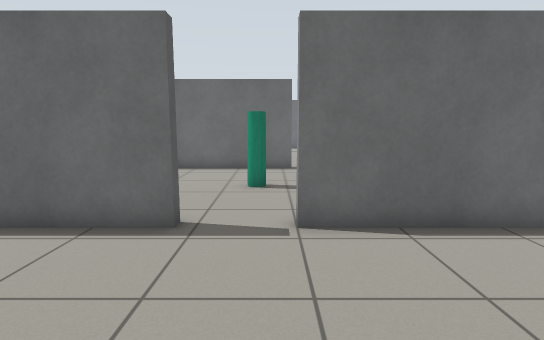
view 1 (above)

24 first-person views from a walk through a world built for the Gazebo simulator. The camera is 1 m above the floor, tilts 8° down and sees 80° across. The floor is counted in squares, 0.5 m on a side. Each view is taken from the middle of a square. On the plan, view 1 faces up. The plan holds only what a view shows up to about 18 squares ahead; the rest is blank. Robots are left out.

view 2
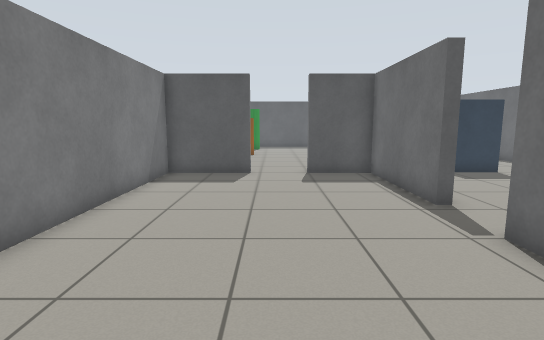

view 3
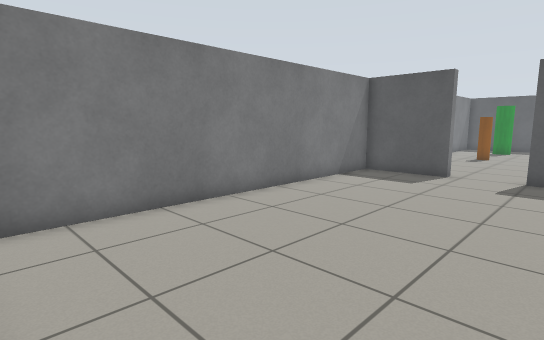

view 4
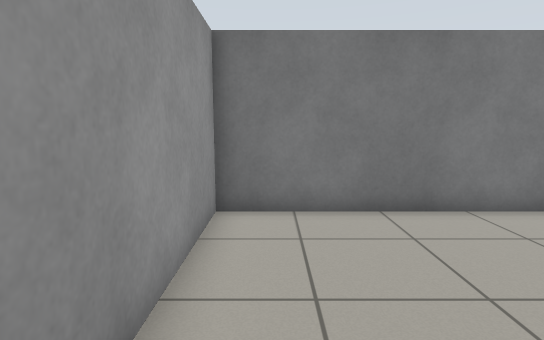

view 5
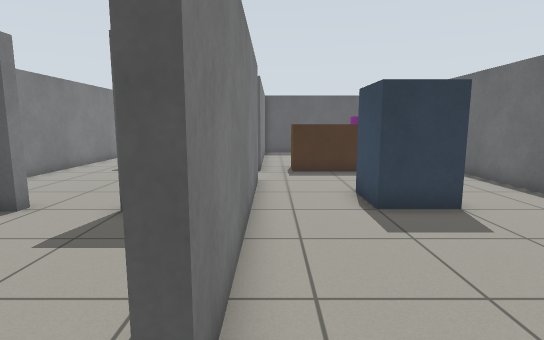

view 6
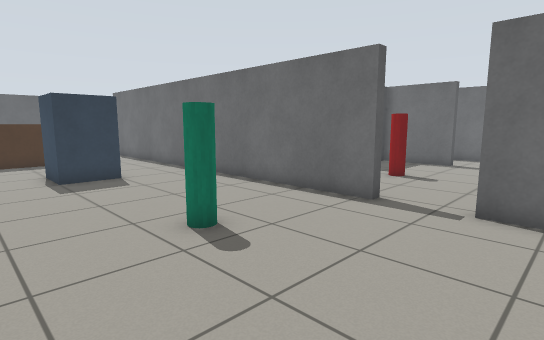

view 7
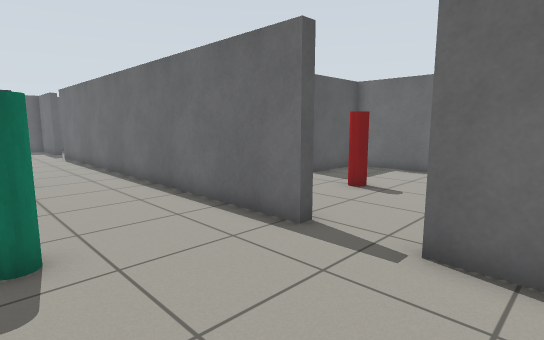

view 8
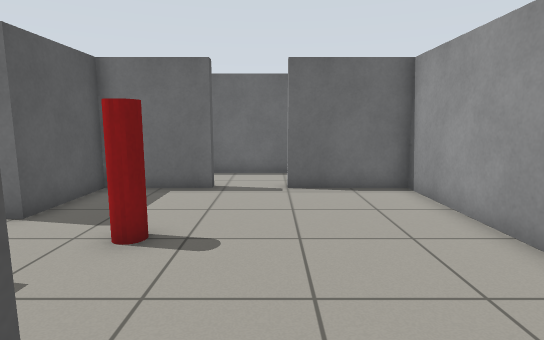

view 9
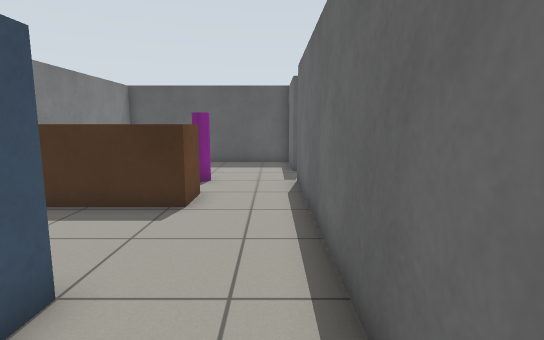

view 10
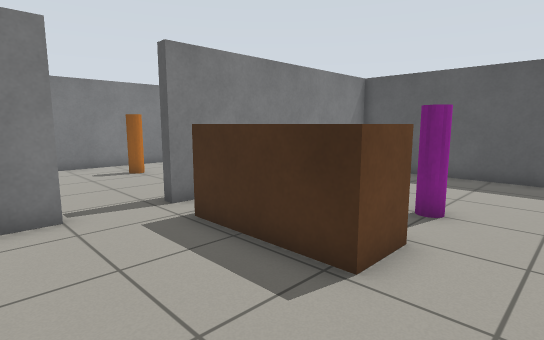

view 11
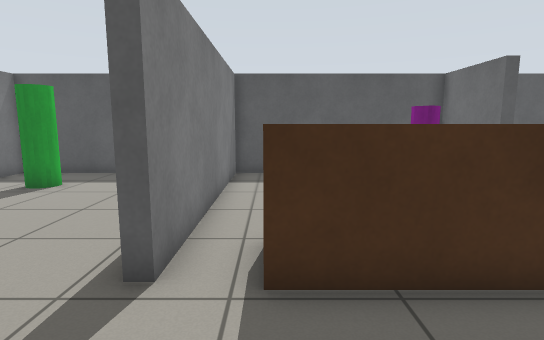

view 12
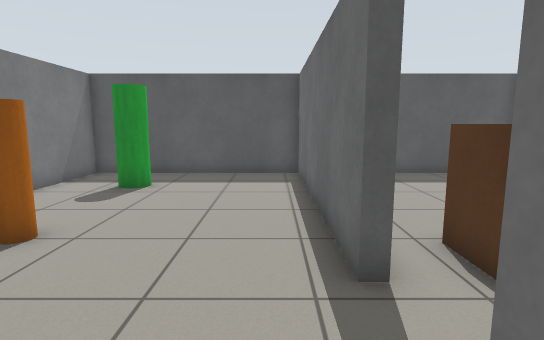

view 13
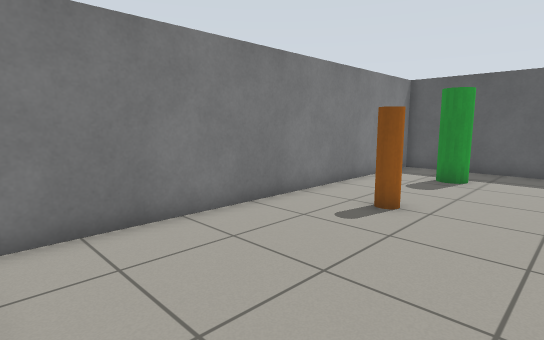

view 14
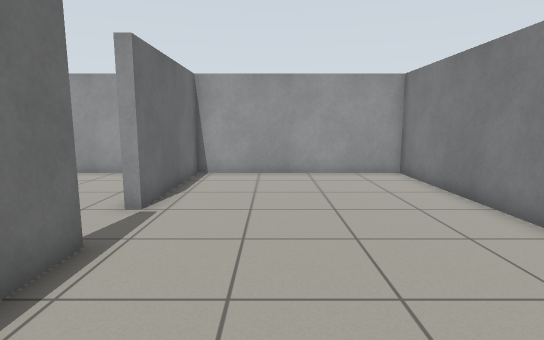

view 15
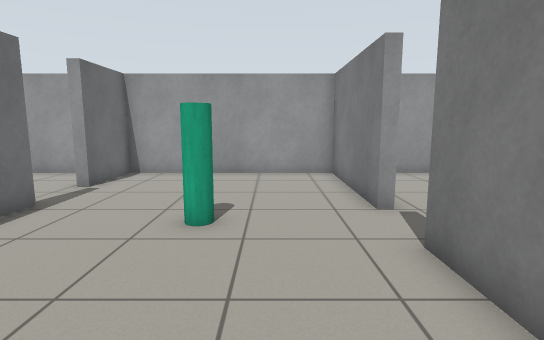

view 16
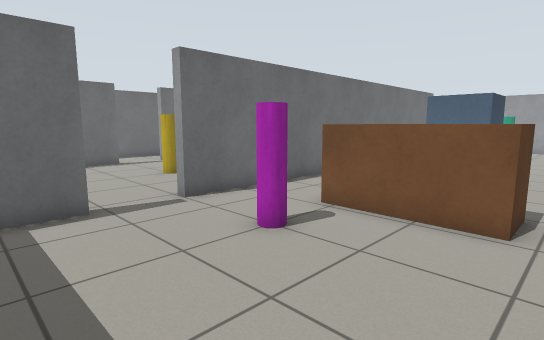

view 17
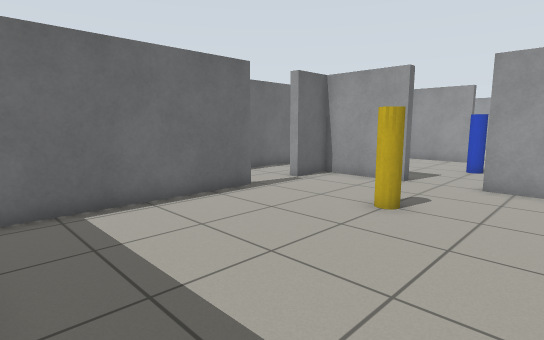

view 18
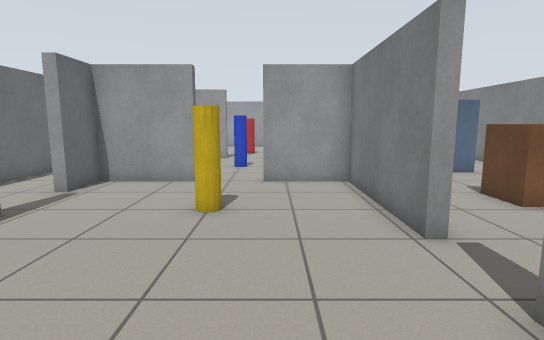

view 19
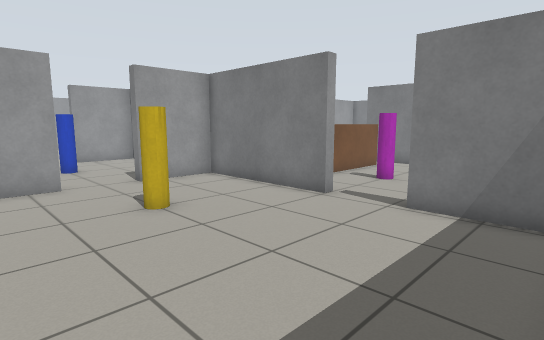

view 20
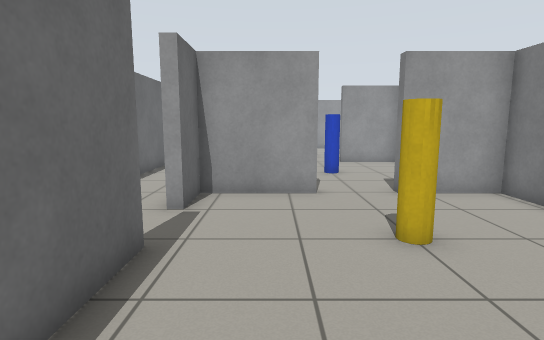

view 21
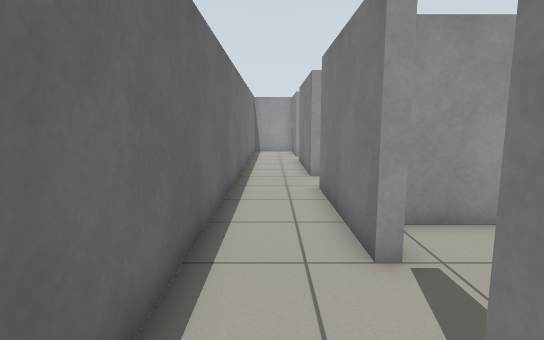

view 22
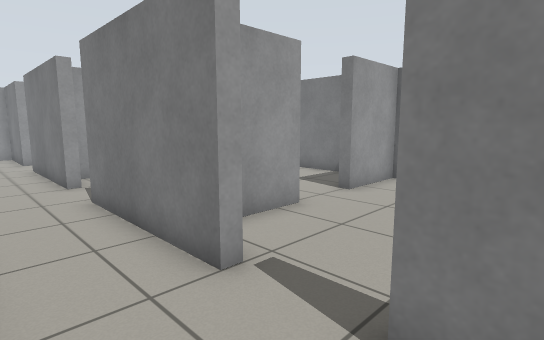

view 23
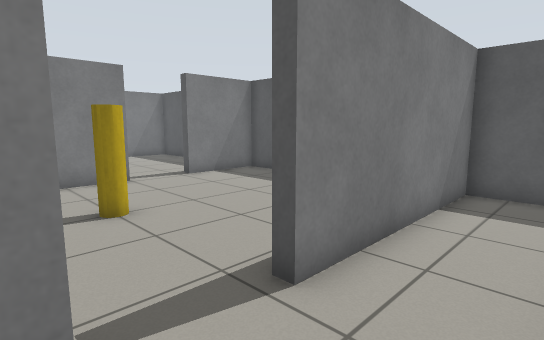

view 24
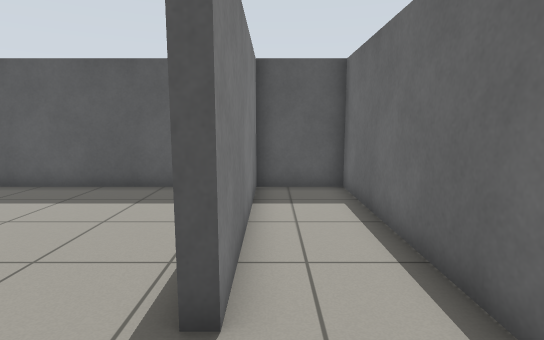

### Floor plan
Ten units are one square. View 1 is at (0, 0); x grows to the right and y downward. Boxes are objects, and circles mark ways between rooms. Rooms are numbered by the first view taken in them; rooms with no view inside come last. Other rooms are left out.
<svg viewBox="-238 -278 306 306">
<path fill="none" stroke="#000" d="M-19 -65 -19 -61 -73 -61 -73 -35M-78 -11 -73 -11 -73 23 63 23 63 -61 5 -61 5 -65M-116 -65 -19 -65M5 -65 63 -65 63 -149 33 -149 33 -154M9 -154 9 -149 -175 -149 -175 -153M-199 -153 -199 -149 -233 -149 -233 -65 -139 -65M-139 -65 -139 -61 -233 -61 -233 23 -84 23M-73 -35 -78 -35M-159 -245 -159 -241 -225 -241M-175 -153 -117 -153 -117 -183M-112 -207 -117 -207 -117 -241 -135 -241 -135 -245M-233 -219 -233 -153 -199 -153M-55 -245 1 -245M-135 -245 -79 -245M25 -245 63 -245 63 -250M28 -273 -233 -273 -233 -245 -159 -245M1 -245 1 -241 -33 -241 -33 -207M63 -170 63 -241 25 -241 25 -245M-33 -207 -37 -207 -37 -238M-55 -240 -55 -245M-117 -183 -112 -183M-94 -153 -71 -153M-37 -154 -37 -183 -32 -183"/>
<rect x="-185" y="-125" width="20" height="20" fill="#bbb"><title>magenta cylinder</title></rect>
<rect x="-155" y="-125" width="20" height="50" fill="#bbb"><title>brown box</title></rect>
<rect x="-95" y="-115" width="20" height="20" fill="#bbb"><title>blue box</title></rect>
<rect x="-15" y="-115" width="20" height="20" fill="#bbb"><title>green pole</title></rect>
<rect x="-215" y="-15" width="20" height="20" fill="#bbb"><title>green cylinder</title></rect>
<rect x="-165" y="-15" width="20" height="20" fill="#bbb"><title>orange cylinder</title></rect>
<rect x="-165" y="-205" width="20" height="20" fill="#bbb"><title>yellow cylinder</title></rect>
<rect x="-15" y="-205" width="20" height="20" fill="#bbb"><title>red pole</title></rect>
<rect x="-85" y="-205" width="20" height="20" fill="#bbb"><title>blue cylinder</title></rect>
<circle cx="-5" cy="-60" r="3" fill="#2a7"/>
<circle cx="-70" cy="-25" r="3" fill="#2a7"/>
<circle cx="-125" cy="-60" r="3" fill="#2a7"/>
<circle cx="-185" cy="-150" r="3" fill="#2a7"/>
<circle cx="20" cy="-150" r="3" fill="#2a7"/>
<circle cx="-145" cy="-240" r="3" fill="#2a7"/>
<circle cx="-110" cy="-195" r="3" fill="#2a7"/>
<circle cx="15" cy="-240" r="3" fill="#2a7"/>
<circle cx="-65" cy="-240" r="3" fill="#2a7"/>
<circle cx="-30" cy="-195" r="3" fill="#2a7"/>
<text x="0" y="-20">1</text>
<text x="-80" y="-110">2</text>
<text x="-150" y="-20">3</text>
<text x="-170" y="-200">4</text>
<text x="-90" y="-260">5</text>
<text x="20" y="-200">6</text>
<text x="-70" y="-200">7</text>
</svg>
Room 1 opens to room 2. Room 1 opens to room 3. Room 2 opens to room 3. Room 2 opens to room 4. Room 2 opens to room 6. Room 4 opens to room 5. Room 4 opens to room 7. Room 5 opens to room 6. Room 5 opens to room 7. Room 6 opens to room 7.

Where each view was taken, in squares from view 1:
view 1: 0 up, 0 right, facing up
view 2: 2 up, 6 right, facing left
view 3: 5 up, 6 right, facing down-left
view 4: 5 up, 5 right, facing down
view 5: 7 up, 0 right, facing left
view 6: 7 up, 5 right, facing up-left
view 7: 10 up, 5 right, facing up-left
view 8: 14 up, 2 right, facing up
view 9: 14 up, 6 left, facing left
view 10: 14 up, 10 left, facing down-left
view 11: 8 up, 10 left, facing left
view 12: 5 up, 10 left, facing left
view 13: 4 up, 8 left, facing down-left
view 14: 3 up, 7 left, facing right
view 15: 9 up, 7 left, facing right
view 16: 7 up, 22 left, facing up-right
view 17: 16 up, 23 left, facing up-right
view 18: 18 up, 23 left, facing right
view 19: 23 up, 23 left, facing down-right
view 20: 22 up, 21 left, facing right
view 21: 26 up, 18 left, facing right
view 22: 27 up, 17 left, facing down-right
view 23: 27 up, 13 left, facing down-left
view 24: 25 up, 13 left, facing left
